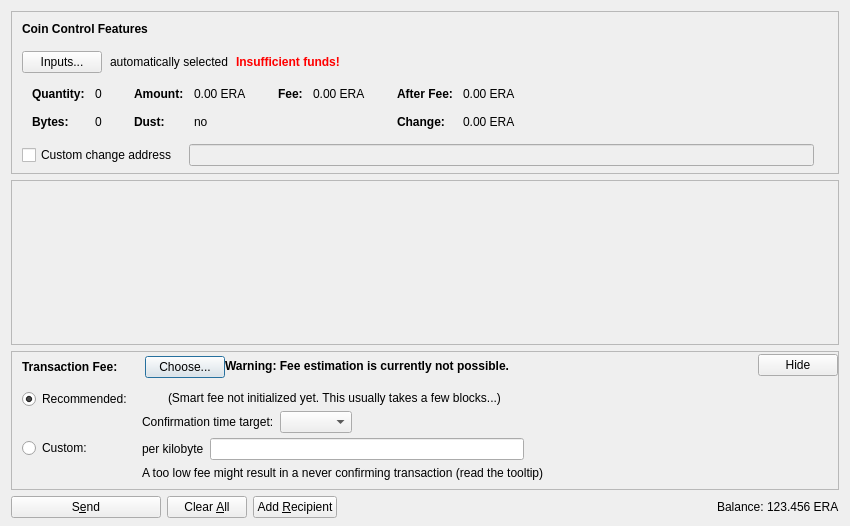
<?xml version="1.0" encoding="UTF-8"?>
<ui version="4.0">
 <class>SendCoinsDialog</class>
 <widget class="QDialog" name="SendCoinsDialog">
  <property name="geometry">
   <rect>
    <x>0</x>
    <y>0</y>
    <width>850</width>
    <height>526</height>
   </rect>
  </property>
  <property name="windowTitle">
   <string>Send Coins</string>
  </property>
  <layout class="QVBoxLayout" name="verticalLayout" stretch="0,1,0,0">
   <property name="bottomMargin">
    <number>8</number>
   </property>
   <item>
    <widget class="QFrame" name="frameCoinControl">
     <property name="sizePolicy">
      <sizepolicy hsizetype="Expanding" vsizetype="Expanding">
       <horstretch>0</horstretch>
       <verstretch>0</verstretch>
      </sizepolicy>
     </property>
     <property name="maximumSize">
      <size>
       <width>16777215</width>
       <height>16777215</height>
      </size>
     </property>
     <property name="frameShape">
      <enum>QFrame::StyledPanel</enum>
     </property>
     <property name="frameShadow">
      <enum>QFrame::Sunken</enum>
     </property>
     <layout class="QVBoxLayout" name="verticalLayoutCoinControl2">
      <property name="spacing">
       <number>0</number>
      </property>
      <property name="leftMargin">
       <number>0</number>
      </property>
      <property name="topMargin">
       <number>0</number>
      </property>
      <property name="rightMargin">
       <number>0</number>
      </property>
      <property name="bottomMargin">
       <number>6</number>
      </property>
      <item>
       <layout class="QVBoxLayout" name="verticalLayoutCoinControl" stretch="0,0,0,0,1">
        <property name="spacing">
         <number>0</number>
        </property>
        <property name="leftMargin">
         <number>10</number>
        </property>
        <property name="topMargin">
         <number>10</number>
        </property>
        <item>
         <layout class="QHBoxLayout" name="horizontalLayoutCoinControl1">
          <property name="bottomMargin">
           <number>15</number>
          </property>
          <item>
           <widget class="QLabel" name="labelCoinControlFeatures">
            <property name="sizePolicy">
             <sizepolicy hsizetype="Preferred" vsizetype="Maximum">
              <horstretch>0</horstretch>
              <verstretch>0</verstretch>
             </sizepolicy>
            </property>
            <property name="font">
             <font>
              <weight>75</weight>
              <bold>true</bold>
             </font>
            </property>
            <property name="styleSheet">
             <string notr="true">font-weight:bold;</string>
            </property>
            <property name="text">
             <string>Coin Control Features</string>
            </property>
           </widget>
          </item>
         </layout>
        </item>
        <item>
         <layout class="QHBoxLayout" name="horizontalLayoutCoinControl2" stretch="0,0,0,0">
          <property name="spacing">
           <number>8</number>
          </property>
          <property name="bottomMargin">
           <number>10</number>
          </property>
          <item>
           <widget class="QPushButton" name="pushButtonCoinControl">
            <property name="styleSheet">
             <string notr="true"/>
            </property>
            <property name="text">
             <string>Inputs...</string>
            </property>
            <property name="autoDefault">
             <bool>false</bool>
            </property>
           </widget>
          </item>
          <item>
           <widget class="QLabel" name="labelCoinControlAutomaticallySelected">
            <property name="text">
             <string>automatically selected</string>
            </property>
            <property name="margin">
             <number>5</number>
            </property>
           </widget>
          </item>
          <item>
           <widget class="QLabel" name="labelCoinControlInsuffFunds">
            <property name="font">
             <font>
              <weight>75</weight>
              <bold>true</bold>
             </font>
            </property>
            <property name="styleSheet">
             <string notr="true">color:red;font-weight:bold;</string>
            </property>
            <property name="text">
             <string>Insufficient funds!</string>
            </property>
            <property name="margin">
             <number>5</number>
            </property>
           </widget>
          </item>
          <item>
           <spacer name="horizontalSpacerCoinControl">
            <property name="orientation">
             <enum>Qt::Horizontal</enum>
            </property>
            <property name="sizeHint" stdset="0">
             <size>
              <width>40</width>
              <height>1</height>
             </size>
            </property>
           </spacer>
          </item>
         </layout>
        </item>
        <item>
         <widget class="QWidget" name="widgetCoinControl" native="true">
          <property name="sizePolicy">
           <sizepolicy hsizetype="Preferred" vsizetype="Preferred">
            <horstretch>0</horstretch>
            <verstretch>0</verstretch>
           </sizepolicy>
          </property>
          <property name="minimumSize">
           <size>
            <width>0</width>
            <height>0</height>
           </size>
          </property>
          <property name="styleSheet">
           <string notr="true"/>
          </property>
          <layout class="QHBoxLayout" name="horizontalLayoutCoinControl5">
           <property name="leftMargin">
            <number>0</number>
           </property>
           <property name="topMargin">
            <number>0</number>
           </property>
           <property name="rightMargin">
            <number>0</number>
           </property>
           <property name="bottomMargin">
            <number>0</number>
           </property>
           <item>
            <layout class="QHBoxLayout" name="horizontalLayoutCoinControl3" stretch="0,0,0,1">
             <property name="spacing">
              <number>20</number>
             </property>
             <property name="topMargin">
              <number>0</number>
             </property>
             <property name="bottomMargin">
              <number>10</number>
             </property>
             <item>
              <layout class="QFormLayout" name="formLayoutCoinControl1">
               <property name="horizontalSpacing">
                <number>10</number>
               </property>
               <property name="verticalSpacing">
                <number>14</number>
               </property>
               <property name="leftMargin">
                <number>10</number>
               </property>
               <property name="topMargin">
                <number>4</number>
               </property>
               <property name="rightMargin">
                <number>6</number>
               </property>
               <item row="0" column="0">
                <widget class="QLabel" name="labelCoinControlQuantityText">
                 <property name="font">
                  <font>
                   <weight>75</weight>
                   <bold>true</bold>
                  </font>
                 </property>
                 <property name="text">
                  <string>Quantity:</string>
                 </property>
                 <property name="margin">
                  <number>0</number>
                 </property>
                </widget>
               </item>
               <item row="0" column="1">
                <widget class="QLabel" name="labelCoinControlQuantity">
                 <property name="cursor">
                  <cursorShape>IBeamCursor</cursorShape>
                 </property>
                 <property name="contextMenuPolicy">
                  <enum>Qt::ActionsContextMenu</enum>
                 </property>
                 <property name="text">
                  <string notr="true">0</string>
                 </property>
                 <property name="margin">
                  <number>0</number>
                 </property>
                 <property name="textInteractionFlags">
                  <set>Qt::LinksAccessibleByMouse|Qt::TextSelectableByKeyboard|Qt::TextSelectableByMouse</set>
                 </property>
                </widget>
               </item>
               <item row="1" column="0">
                <widget class="QLabel" name="labelCoinControlBytesText">
                 <property name="font">
                  <font>
                   <weight>75</weight>
                   <bold>true</bold>
                  </font>
                 </property>
                 <property name="text">
                  <string>Bytes:</string>
                 </property>
                </widget>
               </item>
               <item row="1" column="1">
                <widget class="QLabel" name="labelCoinControlBytes">
                 <property name="cursor">
                  <cursorShape>IBeamCursor</cursorShape>
                 </property>
                 <property name="contextMenuPolicy">
                  <enum>Qt::ActionsContextMenu</enum>
                 </property>
                 <property name="text">
                  <string notr="true">0</string>
                 </property>
                 <property name="textInteractionFlags">
                  <set>Qt::LinksAccessibleByMouse|Qt::TextSelectableByKeyboard|Qt::TextSelectableByMouse</set>
                 </property>
                </widget>
               </item>
              </layout>
             </item>
             <item>
              <layout class="QFormLayout" name="formLayoutCoinControl2">
               <property name="horizontalSpacing">
                <number>10</number>
               </property>
               <property name="verticalSpacing">
                <number>14</number>
               </property>
               <property name="leftMargin">
                <number>6</number>
               </property>
               <property name="topMargin">
                <number>4</number>
               </property>
               <property name="rightMargin">
                <number>6</number>
               </property>
               <item row="0" column="0">
                <widget class="QLabel" name="labelCoinControlAmountText">
                 <property name="font">
                  <font>
                   <weight>75</weight>
                   <bold>true</bold>
                  </font>
                 </property>
                 <property name="text">
                  <string>Amount:</string>
                 </property>
                 <property name="margin">
                  <number>0</number>
                 </property>
                </widget>
               </item>
               <item row="0" column="1">
                <widget class="QLabel" name="labelCoinControlAmount">
                 <property name="cursor">
                  <cursorShape>IBeamCursor</cursorShape>
                 </property>
                 <property name="contextMenuPolicy">
                  <enum>Qt::ActionsContextMenu</enum>
                 </property>
                 <property name="text">
                  <string notr="true">0.00 ERA</string>
                 </property>
                 <property name="textInteractionFlags">
                  <set>Qt::LinksAccessibleByMouse|Qt::TextSelectableByKeyboard|Qt::TextSelectableByMouse</set>
                 </property>
                </widget>
               </item>
               <item row="1" column="0">
                <widget class="QLabel" name="labelCoinControlLowOutputText">
                 <property name="font">
                  <font>
                   <weight>75</weight>
                   <bold>true</bold>
                  </font>
                 </property>
                 <property name="text">
                  <string>Dust:</string>
                 </property>
                </widget>
               </item>
               <item row="1" column="1">
                <widget class="QLabel" name="labelCoinControlLowOutput">
                 <property name="cursor">
                  <cursorShape>IBeamCursor</cursorShape>
                 </property>
                 <property name="contextMenuPolicy">
                  <enum>Qt::ActionsContextMenu</enum>
                 </property>
                 <property name="text">
                  <string notr="true">no</string>
                 </property>
                 <property name="textInteractionFlags">
                  <set>Qt::LinksAccessibleByMouse|Qt::TextSelectableByKeyboard|Qt::TextSelectableByMouse</set>
                 </property>
                </widget>
               </item>
              </layout>
             </item>
             <item>
              <layout class="QFormLayout" name="formLayoutCoinControl3">
               <property name="horizontalSpacing">
                <number>10</number>
               </property>
               <property name="verticalSpacing">
                <number>14</number>
               </property>
               <property name="leftMargin">
                <number>6</number>
               </property>
               <property name="topMargin">
                <number>4</number>
               </property>
               <property name="rightMargin">
                <number>6</number>
               </property>
               <item row="0" column="0">
                <widget class="QLabel" name="labelCoinControlFeeText">
                 <property name="font">
                  <font>
                   <weight>75</weight>
                   <bold>true</bold>
                  </font>
                 </property>
                 <property name="text">
                  <string>Fee:</string>
                 </property>
                 <property name="margin">
                  <number>0</number>
                 </property>
                </widget>
               </item>
               <item row="0" column="1">
                <widget class="QLabel" name="labelCoinControlFee">
                 <property name="cursor">
                  <cursorShape>IBeamCursor</cursorShape>
                 </property>
                 <property name="contextMenuPolicy">
                  <enum>Qt::ActionsContextMenu</enum>
                 </property>
                 <property name="text">
                  <string notr="true">0.00 ERA</string>
                 </property>
                 <property name="textInteractionFlags">
                  <set>Qt::LinksAccessibleByMouse|Qt::TextSelectableByKeyboard|Qt::TextSelectableByMouse</set>
                 </property>
                </widget>
               </item>
              </layout>
             </item>
             <item>
              <layout class="QFormLayout" name="formLayoutCoinControl4">
               <property name="horizontalSpacing">
                <number>10</number>
               </property>
               <property name="verticalSpacing">
                <number>14</number>
               </property>
               <property name="leftMargin">
                <number>6</number>
               </property>
               <property name="topMargin">
                <number>4</number>
               </property>
               <property name="rightMargin">
                <number>6</number>
               </property>
               <item row="0" column="0">
                <widget class="QLabel" name="labelCoinControlAfterFeeText">
                 <property name="font">
                  <font>
                   <weight>75</weight>
                   <bold>true</bold>
                  </font>
                 </property>
                 <property name="text">
                  <string>After Fee:</string>
                 </property>
                 <property name="margin">
                  <number>0</number>
                 </property>
                </widget>
               </item>
               <item row="0" column="1">
                <widget class="QLabel" name="labelCoinControlAfterFee">
                 <property name="cursor">
                  <cursorShape>IBeamCursor</cursorShape>
                 </property>
                 <property name="contextMenuPolicy">
                  <enum>Qt::ActionsContextMenu</enum>
                 </property>
                 <property name="text">
                  <string notr="true">0.00 ERA</string>
                 </property>
                 <property name="textInteractionFlags">
                  <set>Qt::LinksAccessibleByMouse|Qt::TextSelectableByKeyboard|Qt::TextSelectableByMouse</set>
                 </property>
                </widget>
               </item>
               <item row="1" column="0">
                <widget class="QLabel" name="labelCoinControlChangeText">
                 <property name="font">
                  <font>
                   <weight>75</weight>
                   <bold>true</bold>
                  </font>
                 </property>
                 <property name="text">
                  <string>Change:</string>
                 </property>
                </widget>
               </item>
               <item row="1" column="1">
                <widget class="QLabel" name="labelCoinControlChange">
                 <property name="cursor">
                  <cursorShape>IBeamCursor</cursorShape>
                 </property>
                 <property name="contextMenuPolicy">
                  <enum>Qt::ActionsContextMenu</enum>
                 </property>
                 <property name="text">
                  <string notr="true">0.00 ERA</string>
                 </property>
                 <property name="textInteractionFlags">
                  <set>Qt::LinksAccessibleByMouse|Qt::TextSelectableByKeyboard|Qt::TextSelectableByMouse</set>
                 </property>
                </widget>
               </item>
              </layout>
             </item>
            </layout>
           </item>
          </layout>
         </widget>
        </item>
        <item>
         <layout class="QHBoxLayout" name="horizontalLayoutCoinControl4" stretch="0,0,0">
          <property name="spacing">
           <number>12</number>
          </property>
          <property name="sizeConstraint">
           <enum>QLayout::SetDefaultConstraint</enum>
          </property>
          <property name="topMargin">
           <number>5</number>
          </property>
          <property name="rightMargin">
           <number>5</number>
          </property>
          <item>
           <widget class="QCheckBox" name="checkBoxCoinControlChange">
            <property name="toolTip">
             <string>If this is activated, but the change address is empty or invalid, change will be sent to a newly generated address.</string>
            </property>
            <property name="text">
             <string>Custom change address</string>
            </property>
           </widget>
          </item>
          <item>
           <widget class="QValidatedLineEdit" name="lineEditCoinControlChange">
            <property name="enabled">
             <bool>false</bool>
            </property>
            <property name="sizePolicy">
             <sizepolicy hsizetype="Expanding" vsizetype="Fixed">
              <horstretch>0</horstretch>
              <verstretch>0</verstretch>
             </sizepolicy>
            </property>
           </widget>
          </item>
          <item>
           <widget class="QLabel" name="labelCoinControlChangeLabel">
            <property name="sizePolicy">
             <sizepolicy hsizetype="Preferred" vsizetype="Expanding">
              <horstretch>0</horstretch>
              <verstretch>0</verstretch>
             </sizepolicy>
            </property>
            <property name="minimumSize">
             <size>
              <width>0</width>
              <height>0</height>
             </size>
            </property>
            <property name="text">
             <string/>
            </property>
            <property name="margin">
             <number>3</number>
            </property>
           </widget>
          </item>
         </layout>
        </item>
        <item>
         <spacer name="verticalSpacerCoinControl">
          <property name="orientation">
           <enum>Qt::Vertical</enum>
          </property>
          <property name="sizeHint" stdset="0">
           <size>
            <width>800</width>
            <height>1</height>
           </size>
          </property>
         </spacer>
        </item>
       </layout>
      </item>
     </layout>
    </widget>
   </item>
   <item>
    <widget class="QScrollArea" name="scrollArea">
     <property name="widgetResizable">
      <bool>true</bool>
     </property>
     <widget class="QWidget" name="scrollAreaWidgetContents">
      <property name="geometry">
       <rect>
        <x>0</x>
        <y>0</y>
        <width>830</width>
        <height>104</height>
       </rect>
      </property>
      <layout class="QVBoxLayout" name="verticalLayout_2" stretch="0,1">
       <property name="leftMargin">
        <number>0</number>
       </property>
       <property name="topMargin">
        <number>0</number>
       </property>
       <property name="rightMargin">
        <number>0</number>
       </property>
       <property name="bottomMargin">
        <number>0</number>
       </property>
       <item>
        <layout class="QVBoxLayout" name="entries">
         <property name="spacing">
          <number>6</number>
         </property>
        </layout>
       </item>
       <item>
        <spacer name="verticalSpacer">
         <property name="orientation">
          <enum>Qt::Vertical</enum>
         </property>
         <property name="sizeHint" stdset="0">
          <size>
           <width>20</width>
           <height>40</height>
          </size>
         </property>
        </spacer>
       </item>
      </layout>
     </widget>
    </widget>
   </item>
   <item>
    <widget class="QFrame" name="frameFee">
     <property name="sizePolicy">
      <sizepolicy hsizetype="Expanding" vsizetype="Expanding">
       <horstretch>0</horstretch>
       <verstretch>0</verstretch>
      </sizepolicy>
     </property>
     <property name="maximumSize">
      <size>
       <width>16777215</width>
       <height>16777215</height>
      </size>
     </property>
     <property name="frameShape">
      <enum>QFrame::StyledPanel</enum>
     </property>
     <property name="frameShadow">
      <enum>QFrame::Sunken</enum>
     </property>
     <layout class="QVBoxLayout" name="verticalLayoutFee1">
      <property name="spacing">
       <number>0</number>
      </property>
      <property name="leftMargin">
       <number>0</number>
      </property>
      <property name="topMargin">
       <number>0</number>
      </property>
      <property name="rightMargin">
       <number>0</number>
      </property>
      <property name="bottomMargin">
       <number>0</number>
      </property>
      <item>
       <layout class="QVBoxLayout" name="verticalLayoutFee2" stretch="0,0,0">
        <property name="spacing">
         <number>0</number>
        </property>
        <property name="leftMargin">
         <number>10</number>
        </property>
        <property name="topMargin">
         <number>0</number>
        </property>
        <item>
         <layout class="QHBoxLayout" name="horizontalLayoutFee1">
          <property name="bottomMargin">
           <number>0</number>
          </property>
          <item>
           <layout class="QVBoxLayout" name="verticalLayoutFee7">
            <property name="spacing">
             <number>0</number>
            </property>
            <item>
             <spacer name="verticalSpacerSmartFee">
              <property name="orientation">
               <enum>Qt::Vertical</enum>
              </property>
              <property name="sizeType">
               <enum>QSizePolicy::Fixed</enum>
              </property>
              <property name="sizeHint" stdset="0">
               <size>
                <width>1</width>
                <height>4</height>
               </size>
              </property>
             </spacer>
            </item>
            <item>
             <layout class="QHBoxLayout" name="horizontalLayoutSmartFee">
              <property name="spacing">
               <number>10</number>
              </property>
              <item>
               <widget class="QLabel" name="labelFeeHeadline">
                <property name="sizePolicy">
                 <sizepolicy hsizetype="Preferred" vsizetype="Maximum">
                  <horstretch>0</horstretch>
                  <verstretch>0</verstretch>
                 </sizepolicy>
                </property>
                <property name="font">
                 <font>
                  <weight>75</weight>
                  <bold>true</bold>
                 </font>
                </property>
                <property name="styleSheet">
                 <string notr="true">font-weight:bold;</string>
                </property>
                <property name="text">
                 <string>Transaction Fee:</string>
                </property>
               </widget>
              </item>
              <item>
               <widget class="QLabel" name="labelFeeMinimized">
                <property name="text">
                 <string/>
                </property>
               </widget>
              </item>
              <item>
               <widget class="QPushButton" name="buttonChooseFee">
                <property name="text">
                 <string>Choose...</string>
                </property>
               </widget>
              </item>
             </layout>
            </item>
            <item>
             <spacer name="verticalSpacer_5">
              <property name="orientation">
               <enum>Qt::Vertical</enum>
              </property>
              <property name="sizeHint" stdset="0">
               <size>
                <width>1</width>
                <height>1</height>
               </size>
              </property>
             </spacer>
            </item>
           </layout>
          </item>
          <item>
           <widget class="QLabel" name="fallbackFeeWarningLabel">
            <property name="toolTip">
             <string>Using the fallbackfee can result in sending a transaction that will take several hours or days (or never) to confirm. Consider choosing your fee manually or wait until you have validated the complete chain.</string>
            </property>
            <property name="font">
            <font>
                <weight>75</weight>
                <bold>true</bold>
            </font>
            </property>
            <property name="text">
             <string>Warning: Fee estimation is currently not possible.</string>
            </property>
            <property name="wordWrap">
             <bool>false</bool>
            </property>
           </widget>
          </item>
          <item>
           <spacer name="horizontalSpacer_4">
            <property name="orientation">
             <enum>Qt::Horizontal</enum>
            </property>
            <property name="sizeType">
             <enum>QSizePolicy::MinimumExpanding</enum>
            </property>
            <property name="sizeHint" stdset="0">
             <size>
              <width>40</width>
              <height>20</height>
             </size>
            </property>
           </spacer>
          </item>
          <item>
           <widget class="QPushButton" name="buttonMinimizeFee">
            <property name="toolTip">
             <string>collapse fee-settings</string>
            </property>
            <property name="text">
             <string>Hide</string>
            </property>
           </widget>
          </item>
         </layout>
        </item>
        <item>
         <widget class="QFrame" name="frameFeeSelection">
          <layout class="QVBoxLayout" name="verticalLayoutFee12">
           <property name="spacing">
            <number>0</number>
           </property>
           <property name="leftMargin">
            <number>0</number>
           </property>
           <property name="topMargin">
            <number>0</number>
           </property>
           <property name="rightMargin">
            <number>0</number>
           </property>
           <property name="bottomMargin">
            <number>0</number>
           </property>
           <item>
            <layout class="QGridLayout" name="gridLayoutFee">
             <property name="topMargin">
              <number>10</number>
             </property>
             <property name="bottomMargin">
              <number>4</number>
             </property>
             <property name="horizontalSpacing">
              <number>10</number>
             </property>
             <property name="verticalSpacing">
              <number>4</number>
             </property>
             <item row="1" column="1">
              <layout class="QVBoxLayout" name="verticalLayoutFee8">
               <property name="spacing">
                <number>6</number>
               </property>
               <item>
                <layout class="QHBoxLayout" name="horizontalLayoutFee13">
                 <item>
                  <widget class="QLabel" name="labelCustomPerKilobyte">
                   <property name="toolTip">
                    <string>Specify a custom fee per kB (1,000 bytes) of the transaction's virtual size.

Note:  Since the fee is calculated on a per-byte basis, a fee of "100 satoshis per kB" for a transaction size of 500 bytes (half of 1 kB) would ultimately yield a fee of only 50 satoshis.</string>
                   </property>
                   <property name="text">
                    <string>per kilobyte</string>
                   </property>
                  </widget>
                 </item>
                 <item>
                  <widget class="BitcoinAmountField" name="customFee"/>
                 </item>
                 <item>
                  <spacer name="horizontalSpacer_6">
                   <property name="orientation">
                    <enum>Qt::Horizontal</enum>
                   </property>
                   <property name="sizeHint" stdset="0">
                    <size>
                     <width>1</width>
                     <height>1</height>
                    </size>
                   </property>
                  </spacer>
                 </item>
                </layout>
               </item>
               <item>
                <layout class="QHBoxLayout" name="horizontalLayoutFee8">
                 <item>
                  <widget class="QLabel" name="labelCustomFeeWarning">
                   <property name="enabled">
                    <bool>true</bool>
                   </property>
                   <property name="toolTip">
                    <string>When there is less transaction volume than space in the blocks, miners as well as relaying nodes may enforce a minimum fee. Paying only this minimum fee is just fine, but be aware that this can result in a never confirming transaction once there is more demand for europa transactions than the network can process.</string>
                   </property>
                   <property name="text">
                    <string>A too low fee might result in a never confirming transaction (read the tooltip)</string>
                   </property>
                  </widget>
                 </item>
                 <item>
                  <spacer name="horizontalSpacer_2">
                   <property name="orientation">
                    <enum>Qt::Horizontal</enum>
                   </property>
                   <property name="sizeHint" stdset="0">
                    <size>
                     <width>1</width>
                     <height>1</height>
                    </size>
                   </property>
                  </spacer>
                 </item>
                </layout>
               </item>
              </layout>
             </item>
             <item row="0" column="0">
              <layout class="QVBoxLayout" name="verticalLayoutFee4" stretch="0,1">
               <item>
                <widget class="QRadioButton" name="radioSmartFee">
                 <property name="text">
                  <string>Recommended:</string>
                 </property>
                 <property name="checked">
                  <bool>true</bool>
                 </property>
                 <attribute name="buttonGroup">
                  <string notr="true">groupFee</string>
                 </attribute>
                </widget>
               </item>
               <item>
                <spacer name="verticalSpacer_2">
                 <property name="orientation">
                  <enum>Qt::Vertical</enum>
                 </property>
                 <property name="sizeHint" stdset="0">
                  <size>
                   <width>1</width>
                   <height>1</height>
                  </size>
                 </property>
                </spacer>
               </item>
              </layout>
             </item>
             <item row="1" column="0">
              <layout class="QVBoxLayout" name="verticalLayoutFee9" stretch="0,1">
               <item>
                <widget class="QRadioButton" name="radioCustomFee">
                 <property name="text">
                  <string>Custom:</string>
                 </property>
                 <attribute name="buttonGroup">
                  <string notr="true">groupFee</string>
                 </attribute>
                </widget>
               </item>
               <item>
                <spacer name="verticalSpacer_6">
                 <property name="orientation">
                  <enum>Qt::Vertical</enum>
                 </property>
                 <property name="sizeHint" stdset="0">
                  <size>
                   <width>1</width>
                   <height>1</height>
                  </size>
                 </property>
                </spacer>
               </item>
              </layout>
             </item>
             <item row="0" column="1">
              <layout class="QVBoxLayout" name="verticalLayoutFee3" stretch="0,0,1">
               <property name="spacing">
                <number>6</number>
               </property>
               <property name="topMargin">
                <number>2</number>
               </property>
               <item>
                <layout class="QHBoxLayout" name="horizontalLayoutFee12">
                 <item>
                  <widget class="QLabel" name="labelSmartFee">
                   <property name="text">
                    <string/>
                   </property>
                  </widget>
                 </item>
                 <item>
                  <widget class="QLabel" name="labelFeeEstimation">
                   <property name="text">
                    <string/>
                   </property>
                  </widget>
                 </item>
                 <item>
                  <widget class="QLabel" name="labelSmartFee2">
                   <property name="text">
                    <string>(Smart fee not initialized yet. This usually takes a few blocks...)</string>
                   </property>
                  </widget>
                 </item>
                 <item>
                  <spacer name="horizontalSpacer_5">
                   <property name="orientation">
                    <enum>Qt::Horizontal</enum>
                   </property>
                   <property name="sizeHint" stdset="0">
                    <size>
                     <width>1</width>
                     <height>1</height>
                    </size>
                   </property>
                  </spacer>
                 </item>
                </layout>
               </item>
               <item>
                <layout class="QHBoxLayout" name="horizontalLayoutFee9">
                 <item>
                  <layout class="QVBoxLayout" name="verticalLayoutFee6">
                   <item>
                    <widget class="QLabel" name="labelSmartFee3">
                     <property name="text">
                      <string>Confirmation time target:</string>
                     </property>
                    </widget>
                   </item>
                  </layout>
                 </item>
                 <item>
                  <layout class="QVBoxLayout" name="verticalLayoutFee5">
                   <property name="rightMargin">
                    <number>30</number>
                   </property>
                   <item>
                    <layout class="QHBoxLayout" name="horizontalLayoutConfTarget">
                     <property name="bottomMargin">
                      <number>0</number>
                     </property>
                     <item>
                      <widget class="QComboBox" name="confTargetSelector"/>
                     </item>
                     <item>
                      <spacer name="horizontalSpacerConfTarget">
                       <property name="orientation">
                        <enum>Qt::Horizontal</enum>
                       </property>
                       <property name="sizeHint" stdset="0">
                        <size>
                         <width>40</width>
                         <height>20</height>
                        </size>
                       </property>
                      </spacer>
                     </item>
                    </layout>
                   </item>
                  </layout>
                 </item>
                </layout>
               </item>
               <item>
                <spacer name="verticalSpacer_4">
                 <property name="orientation">
                  <enum>Qt::Vertical</enum>
                 </property>
                 <property name="sizeHint" stdset="0">
                  <size>
                   <width>1</width>
                   <height>1</height>
                  </size>
                 </property>
                </spacer>
               </item>
              </layout>
             </item>
            </layout>
           </item>
          </layout>
         </widget>
        </item>
        <item>
         <spacer name="verticalSpacerFee">
          <property name="orientation">
           <enum>Qt::Vertical</enum>
          </property>
          <property name="sizeHint" stdset="0">
           <size>
            <width>40</width>
            <height>5</height>
           </size>
          </property>
         </spacer>
        </item>
       </layout>
      </item>
     </layout>
    </widget>
   </item>
   <item>
    <layout class="QHBoxLayout" name="horizontalLayout">
     <item>
      <widget class="QPushButton" name="sendButton">
       <property name="minimumSize">
        <size>
         <width>150</width>
         <height>0</height>
        </size>
       </property>
       <property name="toolTip">
        <string>Confirm the send action</string>
       </property>
       <property name="text">
        <string>S&amp;end</string>
       </property>
       <property name="icon">
        <iconset resource="../bitcoin.qrc">
         <normaloff>:/icons/send</normaloff>:/icons/send</iconset>
       </property>
       <property name="autoDefault">
        <bool>false</bool>
       </property>
       <property name="default">
        <bool>false</bool>
       </property>
      </widget>
     </item>
     <item>
      <widget class="QPushButton" name="clearButton">
       <property name="sizePolicy">
        <sizepolicy hsizetype="Minimum" vsizetype="Fixed">
         <horstretch>0</horstretch>
         <verstretch>0</verstretch>
        </sizepolicy>
       </property>
       <property name="toolTip">
        <string>Clear all fields of the form.</string>
       </property>
       <property name="text">
        <string>Clear &amp;All</string>
       </property>
       <property name="icon">
        <iconset resource="../bitcoin.qrc">
         <normaloff>:/icons/remove</normaloff>:/icons/remove</iconset>
       </property>
       <property name="autoDefault">
        <bool>false</bool>
       </property>
      </widget>
     </item>
     <item>
      <widget class="QPushButton" name="addButton">
       <property name="toolTip">
        <string>Send to multiple recipients at once</string>
       </property>
       <property name="text">
        <string>Add &amp;Recipient</string>
       </property>
       <property name="icon">
        <iconset resource="../bitcoin.qrc">
         <normaloff>:/icons/add</normaloff>:/icons/add</iconset>
       </property>
       <property name="autoDefault">
        <bool>false</bool>
       </property>
      </widget>
     </item>
     <item>
      <spacer name="horizontalSpacer">
       <property name="orientation">
        <enum>Qt::Horizontal</enum>
       </property>
       <property name="sizeHint" stdset="0">
        <size>
         <width>40</width>
         <height>20</height>
        </size>
       </property>
      </spacer>
     </item>
     <item>
      <layout class="QHBoxLayout" name="horizontalLayout_2">
       <property name="spacing">
        <number>3</number>
       </property>
       <item>
        <widget class="QLabel" name="label">
         <property name="sizePolicy">
          <sizepolicy hsizetype="Preferred" vsizetype="Fixed">
           <horstretch>0</horstretch>
           <verstretch>0</verstretch>
          </sizepolicy>
         </property>
         <property name="text">
          <string>Balance:</string>
         </property>
        </widget>
       </item>
       <item>
        <widget class="QLabel" name="labelBalance">
         <property name="sizePolicy">
          <sizepolicy hsizetype="Preferred" vsizetype="Fixed">
           <horstretch>0</horstretch>
           <verstretch>0</verstretch>
          </sizepolicy>
         </property>
         <property name="cursor">
          <cursorShape>IBeamCursor</cursorShape>
         </property>
         <property name="text">
          <string notr="true">123.456 ERA</string>
         </property>
         <property name="textInteractionFlags">
          <set>Qt::LinksAccessibleByMouse|Qt::TextSelectableByKeyboard|Qt::TextSelectableByMouse</set>
         </property>
        </widget>
       </item>
      </layout>
     </item>
    </layout>
   </item>
  </layout>
 </widget>
 <customwidgets>
  <customwidget>
   <class>QValidatedLineEdit</class>
   <extends>QLineEdit</extends>
   <header>qt/qvalidatedlineedit.h</header>
  </customwidget>
  <customwidget>
   <class>BitcoinAmountField</class>
   <extends>QLineEdit</extends>
   <header>qt/bitcoinamountfield.h</header>
   <container>1</container>
  </customwidget>
 </customwidgets>
 <resources>
  <include location="../bitcoin.qrc"/>
 </resources>
 <connections/>
 <buttongroups>
  <buttongroup name="groupFee"/>
 </buttongroups>
</ui>
